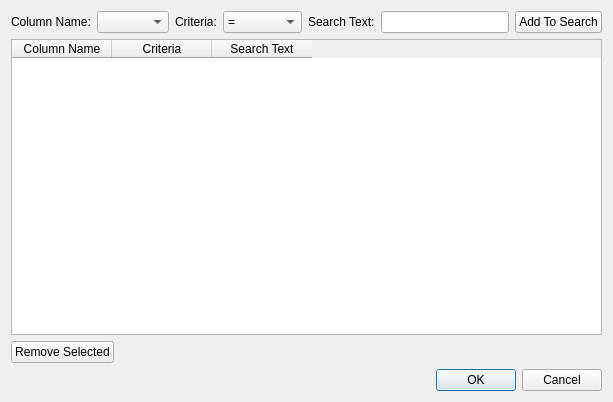
<?xml version="1.0" encoding="UTF-8"?>
<ui version="4.0">
 <class>AdvancedSearchDialog</class>
 <widget class="QDialog" name="AdvancedSearchDialog">
  <property name="geometry">
   <rect>
    <x>0</x>
    <y>0</y>
    <width>613</width>
    <height>402</height>
   </rect>
  </property>
  <property name="windowTitle">
   <string>Advanced Search</string>
  </property>
  <layout class="QVBoxLayout" name="verticalLayout">
   <item>
    <layout class="QHBoxLayout" name="horizontalLayout">
     <item>
      <widget class="QLabel" name="label">
       <property name="text">
        <string>Column Name:</string>
       </property>
      </widget>
     </item>
     <item>
      <widget class="QComboBox" name="cboColumns"/>
     </item>
     <item>
      <widget class="QLabel" name="label_2">
       <property name="text">
        <string>Criteria:</string>
       </property>
      </widget>
     </item>
     <item>
      <widget class="QComboBox" name="cboCriteria">
       <item>
        <property name="text">
         <string>=</string>
        </property>
       </item>
       <item>
        <property name="text">
         <string>Contains</string>
        </property>
       </item>
       <item>
        <property name="text">
         <string>&gt;</string>
        </property>
       </item>
       <item>
        <property name="text">
         <string>&lt;</string>
        </property>
       </item>
       <item>
        <property name="text">
         <string>&gt;=</string>
        </property>
       </item>
       <item>
        <property name="text">
         <string>&lt;=</string>
        </property>
       </item>
      </widget>
     </item>
     <item>
      <widget class="QLabel" name="label_3">
       <property name="text">
        <string>Search Text:</string>
       </property>
      </widget>
     </item>
     <item>
      <widget class="QLineEdit" name="txtSearch"/>
     </item>
     <item>
      <widget class="QPushButton" name="cmdAddtoSearch">
       <property name="text">
        <string>Add To Search</string>
       </property>
      </widget>
     </item>
    </layout>
   </item>
   <item>
    <widget class="QTableWidget" name="tblSearchTerms">
     <column>
      <property name="text">
       <string>Column Name</string>
      </property>
     </column>
     <column>
      <property name="text">
       <string>Criteria</string>
      </property>
     </column>
     <column>
      <property name="text">
       <string>Search Text</string>
      </property>
     </column>
    </widget>
   </item>
   <item>
    <layout class="QHBoxLayout" name="horizontalLayout_2">
     <item>
      <widget class="QPushButton" name="cmdRemove">
       <property name="text">
        <string>Remove Selected</string>
       </property>
      </widget>
     </item>
     <item>
      <spacer name="horizontalSpacer">
       <property name="orientation">
        <enum>Qt::Horizontal</enum>
       </property>
       <property name="sizeHint" stdset="0">
        <size>
         <width>40</width>
         <height>20</height>
        </size>
       </property>
      </spacer>
     </item>
    </layout>
   </item>
   <item>
    <widget class="QDialogButtonBox" name="buttonBox">
     <property name="orientation">
      <enum>Qt::Horizontal</enum>
     </property>
     <property name="standardButtons">
      <set>QDialogButtonBox::Cancel|QDialogButtonBox::Ok</set>
     </property>
    </widget>
   </item>
  </layout>
 </widget>
 <resources/>
 <connections>
  <connection>
   <sender>buttonBox</sender>
   <signal>accepted()</signal>
   <receiver>AdvancedSearchDialog</receiver>
   <slot>accept()</slot>
   <hints>
    <hint type="sourcelabel">
     <x>248</x>
     <y>254</y>
    </hint>
    <hint type="destinationlabel">
     <x>157</x>
     <y>274</y>
    </hint>
   </hints>
  </connection>
  <connection>
   <sender>buttonBox</sender>
   <signal>rejected()</signal>
   <receiver>AdvancedSearchDialog</receiver>
   <slot>reject()</slot>
   <hints>
    <hint type="sourcelabel">
     <x>316</x>
     <y>260</y>
    </hint>
    <hint type="destinationlabel">
     <x>286</x>
     <y>274</y>
    </hint>
   </hints>
  </connection>
 </connections>
</ui>
